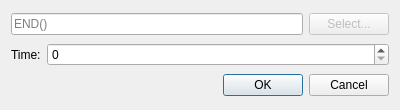
<?xml version="1.0" encoding="UTF-8"?>
<ui version="4.0">
 <class>diag_addcommand</class>
 <widget class="QDialog" name="diag_addcommand">
  <property name="windowModality">
   <enum>Qt::WindowModal</enum>
  </property>
  <property name="geometry">
   <rect>
    <x>0</x>
    <y>0</y>
    <width>400</width>
    <height>110</height>
   </rect>
  </property>
  <property name="minimumSize">
   <size>
    <width>400</width>
    <height>110</height>
   </size>
  </property>
  <property name="maximumSize">
   <size>
    <width>400</width>
    <height>110</height>
   </size>
  </property>
  <property name="windowTitle">
   <string>Add command</string>
  </property>
  <property name="modal">
   <bool>true</bool>
  </property>
  <layout class="QGridLayout" name="gridLayout">
   <item row="0" column="0" colspan="2">
    <widget class="QLineEdit" name="lineEdit_command">
     <property name="placeholderText">
      <string>END()</string>
     </property>
    </widget>
   </item>
   <item row="1" column="0">
    <widget class="QLabel" name="label_time">
     <property name="sizePolicy">
      <sizepolicy hsizetype="Maximum" vsizetype="Preferred">
       <horstretch>0</horstretch>
       <verstretch>0</verstretch>
      </sizepolicy>
     </property>
     <property name="text">
      <string>Time:</string>
     </property>
    </widget>
   </item>
   <item row="1" column="1" colspan="2">
    <widget class="QSpinBox" name="spinBox_time">
     <property name="maximum">
      <number>2147483647</number>
     </property>
    </widget>
   </item>
   <item row="2" column="0" colspan="3">
    <widget class="QDialogButtonBox" name="buttonBox">
     <property name="standardButtons">
      <set>QDialogButtonBox::Cancel|QDialogButtonBox::Ok</set>
     </property>
    </widget>
   </item>
   <item row="0" column="2">
    <widget class="QPushButton" name="pushButton">
     <property name="enabled">
      <bool>false</bool>
     </property>
     <property name="sizePolicy">
      <sizepolicy hsizetype="Maximum" vsizetype="Fixed">
       <horstretch>0</horstretch>
       <verstretch>0</verstretch>
      </sizepolicy>
     </property>
     <property name="text">
      <string>Select...</string>
     </property>
    </widget>
   </item>
  </layout>
 </widget>
 <resources/>
 <connections>
  <connection>
   <sender>buttonBox</sender>
   <signal>accepted()</signal>
   <receiver>diag_addcommand</receiver>
   <slot>accept()</slot>
   <hints>
    <hint type="sourcelabel">
     <x>199</x>
     <y>84</y>
    </hint>
    <hint type="destinationlabel">
     <x>199</x>
     <y>54</y>
    </hint>
   </hints>
  </connection>
  <connection>
   <sender>buttonBox</sender>
   <signal>rejected()</signal>
   <receiver>diag_addcommand</receiver>
   <slot>reject()</slot>
   <hints>
    <hint type="sourcelabel">
     <x>199</x>
     <y>84</y>
    </hint>
    <hint type="destinationlabel">
     <x>199</x>
     <y>54</y>
    </hint>
   </hints>
  </connection>
 </connections>
</ui>
